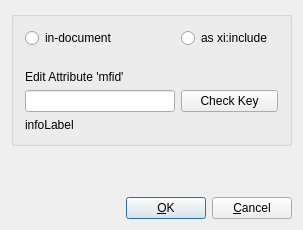
<?xml version="1.0" encoding="UTF-8"?>
<ui version="4.0">
 <class>MainfuncDialog</class>
 <widget class="QDialog" name="MainfuncDialog">
  <property name="geometry">
   <rect>
    <x>0</x>
    <y>0</y>
    <width>303</width>
    <height>230</height>
   </rect>
  </property>
  <property name="windowTitle">
   <string>Mainfunc Options</string>
  </property>
  <layout class="QGridLayout">
   <item row="2" column="1">
    <widget class="QPushButton" name="okButton_">
     <property name="text">
      <string>&amp;OK</string>
     </property>
     <property name="shortcut">
      <string>Alt+O</string>
     </property>
     <property name="default">
      <bool>true</bool>
     </property>
    </widget>
   </item>
   <item row="2" column="0">
    <spacer name="Horizontal Spacing2">
     <property name="orientation">
      <enum>Qt::Horizontal</enum>
     </property>
     <property name="sizeType">
      <enum>QSizePolicy::Expanding</enum>
     </property>
     <property name="sizeHint" stdset="0">
      <size>
       <width>20</width>
       <height>20</height>
      </size>
     </property>
    </spacer>
   </item>
   <item row="2" column="2">
    <widget class="QPushButton" name="cancelButton_">
     <property name="text">
      <string>&amp;Cancel</string>
     </property>
     <property name="shortcut">
      <string>Alt+C</string>
     </property>
    </widget>
   </item>
   <item row="1" column="1">
    <spacer name="spacer23">
     <property name="orientation">
      <enum>Qt::Vertical</enum>
     </property>
     <property name="sizeType">
      <enum>QSizePolicy::Expanding</enum>
     </property>
     <property name="sizeHint" stdset="0">
      <size>
       <width>20</width>
       <height>20</height>
      </size>
     </property>
    </spacer>
   </item>
   <item row="0" column="0" colspan="3">
    <widget class="QGroupBox" name="actionGroupBox_">
     <layout class="QGridLayout">
      <item row="0" column="0">
       <widget class="QRadioButton" name="radioButton1">
        <property name="text">
         <string>in-document</string>
        </property>
        <attribute name="buttonGroup">
         <string notr="true">actionGroup_</string>
        </attribute>
       </widget>
      </item>
      <item row="0" column="2">
       <widget class="QRadioButton" name="radioButton2">
        <property name="text">
         <string>as xi:include</string>
        </property>
        <attribute name="buttonGroup">
         <string notr="true">actionGroup_</string>
        </attribute>
       </widget>
      </item>
      <item row="0" column="1">
       <spacer name="spacer3">
        <property name="orientation">
         <enum>Qt::Horizontal</enum>
        </property>
        <property name="sizeType">
         <enum>QSizePolicy::Expanding</enum>
        </property>
        <property name="sizeHint" stdset="0">
         <size>
          <width>51</width>
          <height>20</height>
         </size>
        </property>
       </spacer>
      </item>
      <item row="1" column="0">
       <spacer name="spacer4">
        <property name="orientation">
         <enum>Qt::Vertical</enum>
        </property>
        <property name="sizeType">
         <enum>QSizePolicy::Expanding</enum>
        </property>
        <property name="sizeHint" stdset="0">
         <size>
          <width>20</width>
          <height>16</height>
         </size>
        </property>
       </spacer>
      </item>
      <item row="3" column="0" colspan="2">
       <widget class="QLineEdit" name="lineEdit_"/>
      </item>
      <item row="3" column="2" colspan="2">
       <widget class="QPushButton" name="checkButton_">
        <property name="text">
         <string>Check Key</string>
        </property>
       </widget>
      </item>
      <item row="4" column="0" colspan="3">
       <widget class="QLabel" name="infoLabel_">
        <property name="text">
         <string>infoLabel</string>
        </property>
        <property name="wordWrap">
         <bool>false</bool>
        </property>
       </widget>
      </item>
      <item row="2" column="0" colspan="3">
       <widget class="QLabel" name="textLabel_">
        <property name="text">
         <string>Edit Attribute 'mfid'</string>
        </property>
        <property name="wordWrap">
         <bool>false</bool>
        </property>
       </widget>
      </item>
     </layout>
    </widget>
   </item>
  </layout>
 </widget>
 <layoutdefault spacing="6" margin="11"/>
 <pixmapfunction>qPixmapFromMimeSource</pixmapfunction>
 <tabstops>
  <tabstop>okButton_</tabstop>
  <tabstop>cancelButton_</tabstop>
 </tabstops>
 <resources/>
 <connections>
  <connection>
   <sender>cancelButton_</sender>
   <signal>clicked()</signal>
   <receiver>MainfuncDialog</receiver>
   <slot>reject()</slot>
   <hints>
    <hint type="sourcelabel">
     <x>20</x>
     <y>20</y>
    </hint>
    <hint type="destinationlabel">
     <x>20</x>
     <y>20</y>
    </hint>
   </hints>
  </connection>
  <connection>
   <sender>okButton_</sender>
   <signal>clicked()</signal>
   <receiver>MainfuncDialog</receiver>
   <slot>accept()</slot>
   <hints>
    <hint type="sourcelabel">
     <x>20</x>
     <y>20</y>
    </hint>
    <hint type="destinationlabel">
     <x>20</x>
     <y>20</y>
    </hint>
   </hints>
  </connection>
  <connection>
   <sender>actionGroup_</sender>
   <signal>buttonPressed(int)</signal>
   <receiver>MainfuncDialog</receiver>
   <slot>actionChanged()</slot>
   <hints>
    <hint type="sourcelabel">
     <x>-1</x>
     <y>-1</y>
    </hint>
    <hint type="destinationlabel">
     <x>151</x>
     <y>114</y>
    </hint>
   </hints>
  </connection>
  <connection>
   <sender>checkButton_</sender>
   <signal>clicked()</signal>
   <receiver>MainfuncDialog</receiver>
   <slot>checkKey()</slot>
   <hints>
    <hint type="sourcelabel">
     <x>238</x>
     <y>99</y>
    </hint>
    <hint type="destinationlabel">
     <x>151</x>
     <y>114</y>
    </hint>
   </hints>
  </connection>
 </connections>
 <buttongroups>
  <buttongroup name="actionGroup_"/>
 </buttongroups>
</ui>
